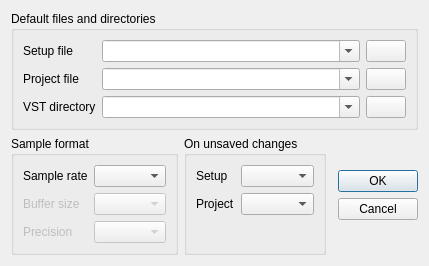
<?xml version="1.0" encoding="UTF-8"?>
<ui version="4.0">
 <class>ConfigDialog</class>
 <widget class="QDialog" name="ConfigDialog">
  <property name="geometry">
   <rect>
    <x>0</x>
    <y>0</y>
    <width>392</width>
    <height>252</height>
   </rect>
  </property>
  <property name="sizePolicy">
   <sizepolicy hsizetype="Preferred" vsizetype="Fixed">
    <horstretch>0</horstretch>
    <verstretch>0</verstretch>
   </sizepolicy>
  </property>
  <property name="windowTitle">
   <string>Config</string>
  </property>
  <property name="locale">
   <locale language="English" country="UnitedStates"/>
  </property>
  <layout class="QGridLayout" name="gridLayout_2">
   <item row="1" column="1" colspan="4">
    <widget class="QGroupBox" name="groupBox">
     <property name="sizePolicy">
      <sizepolicy hsizetype="Preferred" vsizetype="Fixed">
       <horstretch>0</horstretch>
       <verstretch>0</verstretch>
      </sizepolicy>
     </property>
     <property name="title">
      <string>Default files and directories</string>
     </property>
     <layout class="QGridLayout" name="gridLayout">
      <item row="0" column="0">
       <widget class="QLabel" name="label_3">
        <property name="sizePolicy">
         <sizepolicy hsizetype="Maximum" vsizetype="Preferred">
          <horstretch>0</horstretch>
          <verstretch>0</verstretch>
         </sizepolicy>
        </property>
        <property name="text">
         <string>Setup file</string>
        </property>
       </widget>
      </item>
      <item row="0" column="1">
       <widget class="QComboBox" name="defaultSetup">
        <property name="sizePolicy">
         <sizepolicy hsizetype="Ignored" vsizetype="Fixed">
          <horstretch>0</horstretch>
          <verstretch>0</verstretch>
         </sizepolicy>
        </property>
        <property name="editable">
         <bool>true</bool>
        </property>
       </widget>
      </item>
      <item row="0" column="2">
       <widget class="QPushButton" name="browseSetup">
        <property name="sizePolicy">
         <sizepolicy hsizetype="Fixed" vsizetype="Fixed">
          <horstretch>0</horstretch>
          <verstretch>0</verstretch>
         </sizepolicy>
        </property>
        <property name="toolTip">
         <string comment="Browse" extracomment="select a default setup file"/>
        </property>
        <property name="statusTip">
         <string comment="Browse"/>
        </property>
        <property name="icon">
         <iconset resource="../../resources/resources.qrc">
          <normaloff>:/img16x16/folder.png</normaloff>:/img16x16/folder.png</iconset>
        </property>
       </widget>
      </item>
      <item row="1" column="0">
       <widget class="QLabel" name="label_2">
        <property name="sizePolicy">
         <sizepolicy hsizetype="Maximum" vsizetype="Preferred">
          <horstretch>0</horstretch>
          <verstretch>0</verstretch>
         </sizepolicy>
        </property>
        <property name="text">
         <string>Project file</string>
        </property>
       </widget>
      </item>
      <item row="1" column="1">
       <widget class="QComboBox" name="defaultProject">
        <property name="sizePolicy">
         <sizepolicy hsizetype="Ignored" vsizetype="Fixed">
          <horstretch>0</horstretch>
          <verstretch>0</verstretch>
         </sizepolicy>
        </property>
        <property name="editable">
         <bool>true</bool>
        </property>
       </widget>
      </item>
      <item row="1" column="2">
       <widget class="QPushButton" name="browseProject">
        <property name="sizePolicy">
         <sizepolicy hsizetype="Fixed" vsizetype="Fixed">
          <horstretch>0</horstretch>
          <verstretch>0</verstretch>
         </sizepolicy>
        </property>
        <property name="toolTip">
         <string comment="Browse"/>
        </property>
        <property name="statusTip">
         <string comment="Browse"/>
        </property>
        <property name="icon">
         <iconset resource="../../resources/resources.qrc">
          <normaloff>:/img16x16/folder.png</normaloff>:/img16x16/folder.png</iconset>
        </property>
       </widget>
      </item>
      <item row="2" column="0">
       <widget class="QLabel" name="label">
        <property name="sizePolicy">
         <sizepolicy hsizetype="Maximum" vsizetype="Preferred">
          <horstretch>0</horstretch>
          <verstretch>0</verstretch>
         </sizepolicy>
        </property>
        <property name="text">
         <string>VST directory</string>
        </property>
       </widget>
      </item>
      <item row="2" column="1">
       <widget class="QComboBox" name="defaultVstPath">
        <property name="sizePolicy">
         <sizepolicy hsizetype="Ignored" vsizetype="Fixed">
          <horstretch>0</horstretch>
          <verstretch>0</verstretch>
         </sizepolicy>
        </property>
        <property name="editable">
         <bool>true</bool>
        </property>
       </widget>
      </item>
      <item row="2" column="2">
       <widget class="QPushButton" name="browseVst">
        <property name="sizePolicy">
         <sizepolicy hsizetype="Fixed" vsizetype="Fixed">
          <horstretch>0</horstretch>
          <verstretch>0</verstretch>
         </sizepolicy>
        </property>
        <property name="toolTip">
         <string comment="Browse"/>
        </property>
        <property name="statusTip">
         <string comment="Browse"/>
        </property>
        <property name="icon">
         <iconset resource="../../resources/resources.qrc">
          <normaloff>:/img16x16/folder.png</normaloff>:/img16x16/folder.png</iconset>
        </property>
       </widget>
      </item>
     </layout>
    </widget>
   </item>
   <item row="2" column="1">
    <widget class="QGroupBox" name="groupBox_2">
     <property name="sizePolicy">
      <sizepolicy hsizetype="Fixed" vsizetype="Expanding">
       <horstretch>0</horstretch>
       <verstretch>0</verstretch>
      </sizepolicy>
     </property>
     <property name="title">
      <string>Sample format</string>
     </property>
     <layout class="QFormLayout" name="formLayout_2">
      <item row="0" column="0">
       <widget class="QLabel" name="label_4">
        <property name="text">
         <string>Sample rate</string>
        </property>
       </widget>
      </item>
      <item row="0" column="1">
       <widget class="QComboBox" name="sampleRate"/>
      </item>
      <item row="2" column="0">
       <widget class="QLabel" name="label_5">
        <property name="enabled">
         <bool>false</bool>
        </property>
        <property name="text">
         <string>Buffer size</string>
        </property>
       </widget>
      </item>
      <item row="2" column="1">
       <widget class="QComboBox" name="bufferSize">
        <property name="enabled">
         <bool>false</bool>
        </property>
       </widget>
      </item>
      <item row="3" column="0">
       <widget class="QLabel" name="label_6">
        <property name="enabled">
         <bool>false</bool>
        </property>
        <property name="text">
         <string>Precision</string>
        </property>
       </widget>
      </item>
      <item row="3" column="1">
       <widget class="QComboBox" name="samplePrecision">
        <property name="enabled">
         <bool>false</bool>
        </property>
       </widget>
      </item>
     </layout>
    </widget>
   </item>
   <item row="2" column="2">
    <widget class="QGroupBox" name="groupBox_3">
     <property name="sizePolicy">
      <sizepolicy hsizetype="Fixed" vsizetype="Expanding">
       <horstretch>0</horstretch>
       <verstretch>0</verstretch>
      </sizepolicy>
     </property>
     <property name="title">
      <string>On unsaved changes</string>
     </property>
     <layout class="QFormLayout" name="formLayout">
      <item row="0" column="0">
       <widget class="QLabel" name="label_7">
        <property name="text">
         <string>Setup</string>
        </property>
       </widget>
      </item>
      <item row="0" column="1">
       <widget class="QComboBox" name="onUnsavedSetup">
        <property name="frame">
         <bool>true</bool>
        </property>
       </widget>
      </item>
      <item row="1" column="0">
       <widget class="QLabel" name="label_8">
        <property name="text">
         <string>Project</string>
        </property>
       </widget>
      </item>
      <item row="1" column="1">
       <widget class="QComboBox" name="onUnsavedProject"/>
      </item>
     </layout>
    </widget>
   </item>
   <item row="2" column="4">
    <widget class="QDialogButtonBox" name="buttonBox">
     <property name="sizePolicy">
      <sizepolicy hsizetype="Fixed" vsizetype="Fixed">
       <horstretch>0</horstretch>
       <verstretch>0</verstretch>
      </sizepolicy>
     </property>
     <property name="orientation">
      <enum>Qt::Vertical</enum>
     </property>
     <property name="standardButtons">
      <set>QDialogButtonBox::Cancel|QDialogButtonBox::Ok</set>
     </property>
    </widget>
   </item>
   <item row="2" column="3">
    <spacer name="horizontalSpacer">
     <property name="orientation">
      <enum>Qt::Horizontal</enum>
     </property>
     <property name="sizeHint" stdset="0">
      <size>
       <width>40</width>
       <height>20</height>
      </size>
     </property>
    </spacer>
   </item>
  </layout>
 </widget>
 <resources>
  <include location="../../resources/resources.qrc"/>
 </resources>
 <connections>
  <connection>
   <sender>buttonBox</sender>
   <signal>accepted()</signal>
   <receiver>ConfigDialog</receiver>
   <slot>accept()</slot>
   <hints>
    <hint type="sourcelabel">
     <x>248</x>
     <y>254</y>
    </hint>
    <hint type="destinationlabel">
     <x>157</x>
     <y>274</y>
    </hint>
   </hints>
  </connection>
  <connection>
   <sender>buttonBox</sender>
   <signal>rejected()</signal>
   <receiver>ConfigDialog</receiver>
   <slot>reject()</slot>
   <hints>
    <hint type="sourcelabel">
     <x>316</x>
     <y>260</y>
    </hint>
    <hint type="destinationlabel">
     <x>286</x>
     <y>274</y>
    </hint>
   </hints>
  </connection>
 </connections>
</ui>
